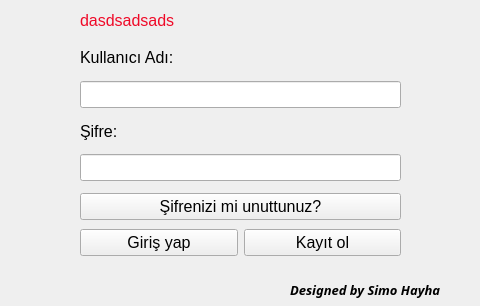
<?xml version="1.0" encoding="UTF-8"?>
<ui version="4.0">
 <class>Form1</class>
 <widget class="QWidget" name="Form1">
  <property name="geometry">
   <rect>
    <x>0</x>
    <y>0</y>
    <width>480</width>
    <height>306</height>
   </rect>
  </property>
  <property name="windowTitle">
   <string>Giriş yapın</string>
  </property>
  <widget class="QLabel" name="label_3">
   <property name="geometry">
    <rect>
     <x>290</x>
     <y>280</y>
     <width>181</width>
     <height>20</height>
    </rect>
   </property>
   <property name="font">
    <font>
     <family>Papyrus</family>
     <pointsize>10</pointsize>
     <weight>75</weight>
     <italic>true</italic>
     <bold>true</bold>
    </font>
   </property>
   <property name="text">
    <string>Designed by Simo Hayha</string>
   </property>
  </widget>
  <widget class="QWidget" name="layoutWidget">
   <property name="geometry">
    <rect>
     <x>80</x>
     <y>40</y>
     <width>321</width>
     <height>141</height>
    </rect>
   </property>
   <layout class="QVBoxLayout" name="verticalLayout_4">
    <item>
     <layout class="QVBoxLayout" name="verticalLayout_3">
      <item>
       <widget class="QLabel" name="label">
        <property name="font">
         <font>
          <pointsize>12</pointsize>
         </font>
        </property>
        <property name="text">
         <string>Kullanıcı Adı:</string>
        </property>
       </widget>
      </item>
      <item>
       <widget class="QLineEdit" name="lneKullaniciAdi">
        <property name="font">
         <font>
          <pointsize>12</pointsize>
         </font>
        </property>
       </widget>
      </item>
     </layout>
    </item>
    <item>
     <layout class="QVBoxLayout" name="verticalLayout">
      <item>
       <widget class="QLabel" name="label_2">
        <property name="font">
         <font>
          <pointsize>12</pointsize>
         </font>
        </property>
        <property name="text">
         <string>Şifre:</string>
        </property>
       </widget>
      </item>
      <item>
       <widget class="QLineEdit" name="lneSifre">
        <property name="font">
         <font>
          <pointsize>12</pointsize>
         </font>
        </property>
        <property name="echoMode">
         <enum>QLineEdit::Password</enum>
        </property>
       </widget>
      </item>
     </layout>
    </item>
   </layout>
  </widget>
  <widget class="QWidget" name="layoutWidget">
   <property name="geometry">
    <rect>
     <x>80</x>
     <y>190</y>
     <width>321</width>
     <height>71</height>
    </rect>
   </property>
   <layout class="QVBoxLayout" name="verticalLayout_5">
    <item>
     <layout class="QVBoxLayout" name="verticalLayout_2">
      <item>
       <widget class="QPushButton" name="btnSifreUnutma">
        <property name="font">
         <font>
          <pointsize>12</pointsize>
         </font>
        </property>
        <property name="text">
         <string>Şifrenizi mi unuttunuz?</string>
        </property>
       </widget>
      </item>
     </layout>
    </item>
    <item>
     <layout class="QHBoxLayout" name="horizontalLayout">
      <item>
       <widget class="QPushButton" name="btnGirisYap">
        <property name="font">
         <font>
          <pointsize>12</pointsize>
         </font>
        </property>
        <property name="text">
         <string>Giriş yap</string>
        </property>
       </widget>
      </item>
      <item>
       <widget class="QPushButton" name="btnKayitOl">
        <property name="font">
         <font>
          <pointsize>12</pointsize>
         </font>
        </property>
        <property name="text">
         <string>Kayıt ol</string>
        </property>
       </widget>
      </item>
     </layout>
    </item>
   </layout>
  </widget>
  <widget class="QLabel" name="lblBilgilendirmeGiris">
   <property name="geometry">
    <rect>
     <x>80</x>
     <y>10</y>
     <width>321</width>
     <height>21</height>
    </rect>
   </property>
   <property name="font">
    <font>
     <pointsize>12</pointsize>
    </font>
   </property>
   <property name="text">
    <string>&lt;html&gt;&lt;head/&gt;&lt;body&gt;&lt;p&gt;&lt;span style=&quot; color:#ef0a28;&quot;&gt;dasdsadsads&lt;/span&gt;&lt;/p&gt;&lt;/body&gt;&lt;/html&gt;</string>
   </property>
  </widget>
 </widget>
 <resources/>
 <connections/>
</ui>
